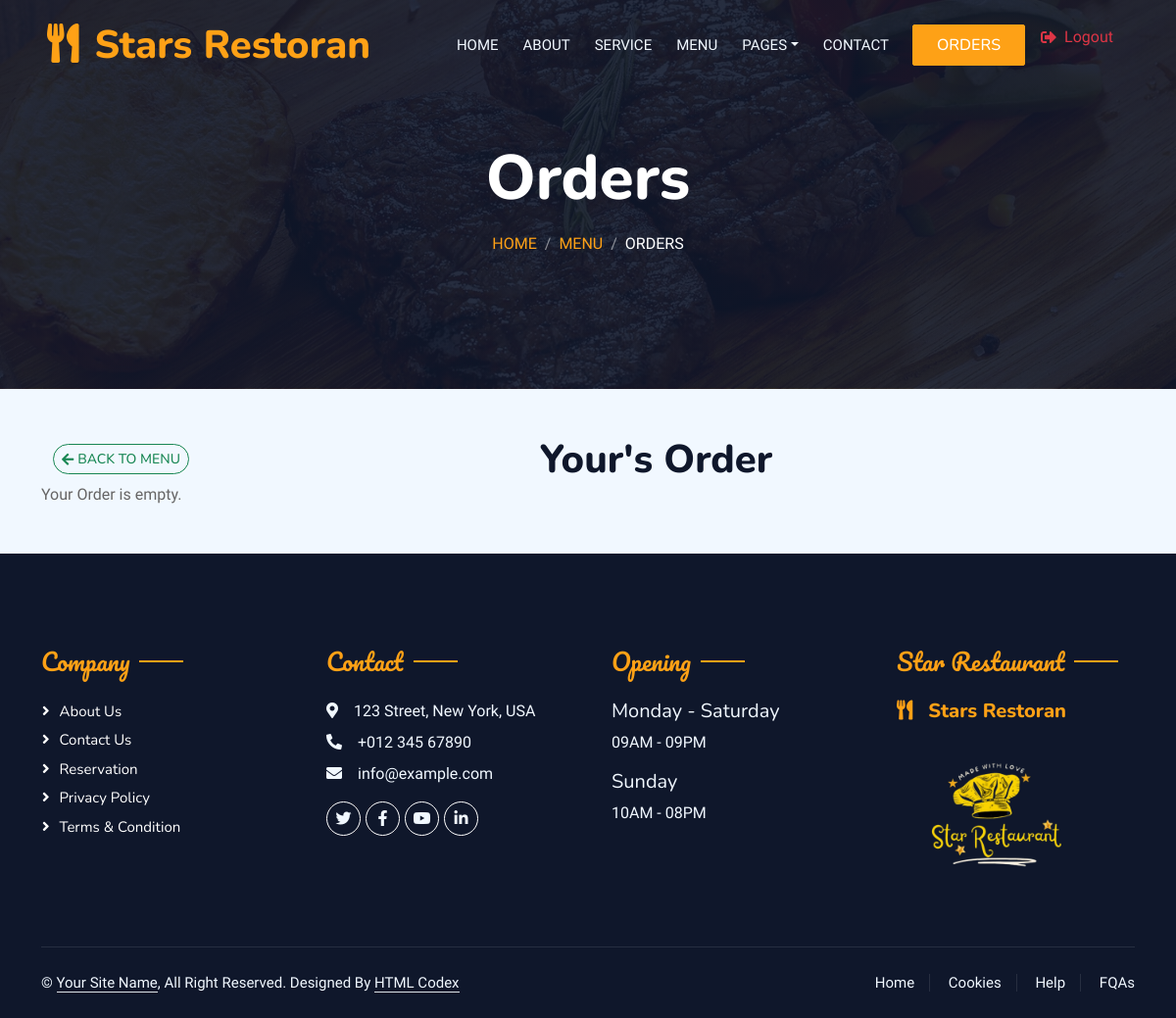
/stars/restaurant/order/ (signed in), run on an earlier commit of the app's database.
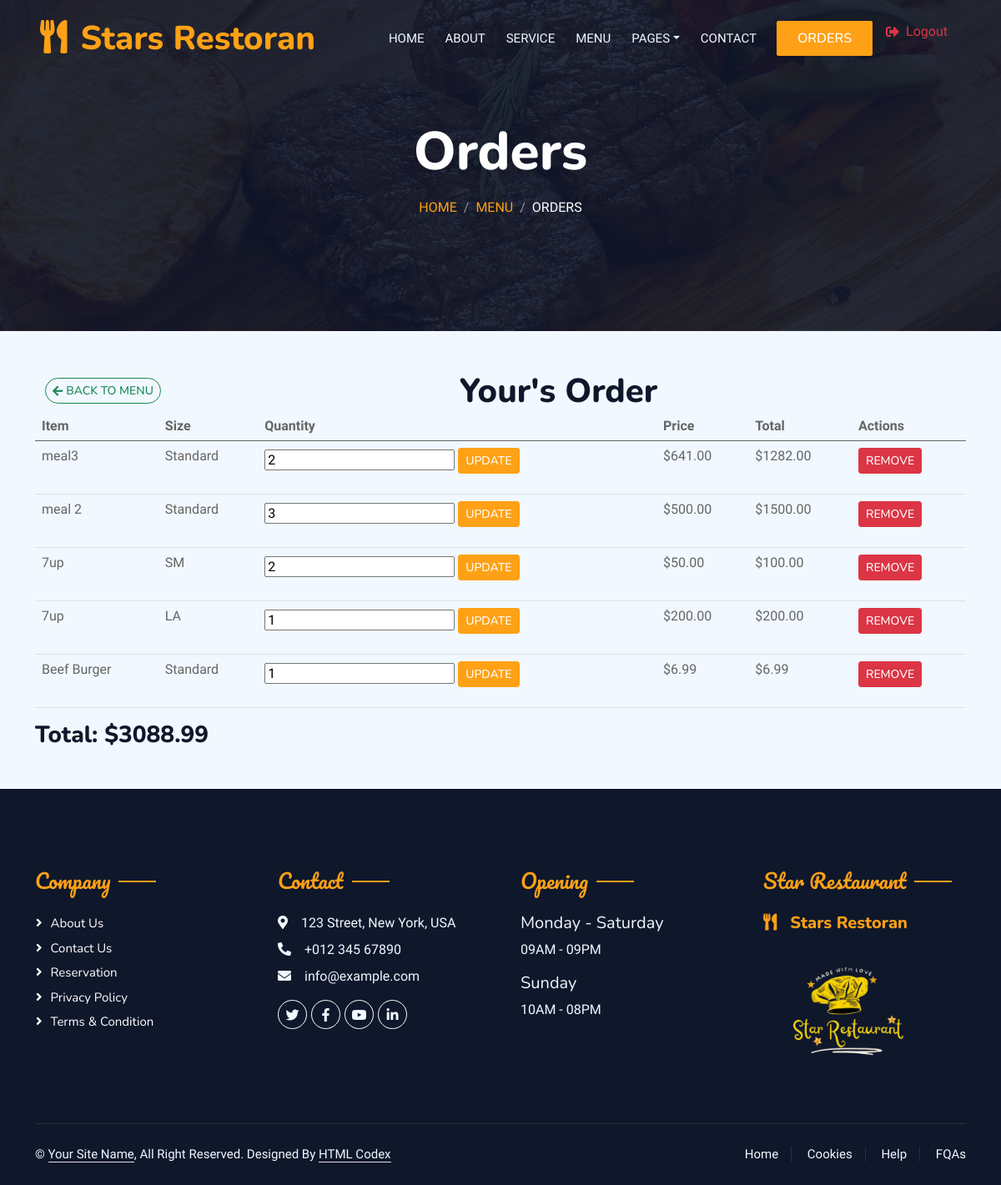
And on a later commit of the database.
### restaurant_app/models.py (models this page shows, shortened)
class CartItem(models.Model):
    cart = models.ForeignKey(Cart, related_name="cart_items", on_delete=models.CASCADE)
    content_type = models.ForeignKey(ContentType, on_delete=models.CASCADE) #This stores the type of model (e.g., Drinks, Meals, etc.).
    object_id = models.PositiveIntegerField()
    food_item = GenericForeignKey("content_type", "object_id") # This creates a dynamic reference to any food model using content_type and object_id.
    size = models.CharField(max_length=2, choices=SizePriceMixin.Size.choices, blank=True, null=True)
    quantity = models.PositiveIntegerField(default=1)
    added_at = models.DateTimeField(auto_now_add=True)

class Food(models.Model):
    name = models.CharField(max_length=255,blank=False,default='food')
    price = models.DecimalField(max_digits=6, decimal_places=2,default=0.0)
    image = models.ImageField(upload_to=upload_to_dynamic,default='defa/defa.png')
    description = models.CharField(max_length=255,blank=False,default='description')
    class Meta:
        abstract = True

class Grills(Food):
        def __str__(self):
         return f"{self.name}"

class SizePriceMixin(models.Model):
    class Size(models.TextChoices):
        SMALL = 'SM', 'Small'
        MEDIUM = 'ME', 'Medium'
        LARGE = 'LA', 'Large'
    size = models.CharField(max_length=2, choices=Size.choices, default=Size.SMALL)
    small_price = models.DecimalField(max_digits=6, decimal_places=2, default=0.0)
    medium_price = models.DecimalField(max_digits=6, decimal_places=2, default=0.0)
    large_price = models.DecimalField(max_digits=6, decimal_places=2, default=0.0)
    class Meta:
        abstract = True
    def get_price_by_size(self, size):
        if size == self.Size.SMALL:
            return self.small_price
        elif size == self.Size.MEDIUM:
            return self.medium_price
        elif size == self.Size.LARGE:
            return self.large_price
        return self.small_price

class Drinks(Food, SizePriceMixin):
    class TypeOfDrinks(models.TextChoices):
        HOT = 'HO', 'Hot'
        COLD = 'CO', 'Cold'
    type_of_drink = models.CharField(max_length=2, choices=TypeOfDrinks.choices, default=TypeOfDrinks.COLD)

class Meals(Food):
    def __str__(self):
        return f"{self.name}"

### restaurant_app/views.py (the view)
# urls.py: path('order/', views.cart, name='cart'),
@login_required
def cart(request):
    cart = Cart.objects.filter(user=request.user if request.user.is_authenticated else None).first()
    cart_items = CartItem.objects.filter(cart=cart) if cart else []
    name = request.user.first_name
    total_price = 0
    for item in cart_items:
        if item.food_item is None:
            continue
        item.has_price_by_size = hasattr(item.food_item, 'get_price_by_size') and item.size
        if item.has_price_by_size:
            item_price = item.food_item.get_price_by_size(item.size)  # Call method inside view
        else:
            item_price = item.food_item.price
        item.item_price = item_price
        item.total_price = item.quantity * item_price
        if isinstance(item.food_item, (Drinks, Salads)):
            item.display_size = item.size if item.size else "N/A"  # Show size if available
        else:
            item.display_size = "Standard"  # Default for other categories
        total_price += item.total_price
    breadcrumb_section_url = reverse('restaurant_app:menu', kwargs={'category': 'choose_as_you_like'})
    rest_detail = get_object_or_404(Rest_detail,pk =1)
    context = {
        'cart': cart,
        'cart_items': cart_items,
        'total_price': total_price,
        'page_title': 'Orders',
        'breadcrumb_section': 'Menu',
        'breadcrumb_active': 'Orders',
        'breadcrumb_section_url':breadcrumb_section_url,
        'rest_detail':rest_detail,
        'name':name,
    }
    return render(request, 'restaurant/cart.html', context)

### restaurant_app/templates/restaurant/cart.html (shortened to what this page needs)
{% extends 'restaurant/base_other.html' %}
{% block content %}
<link rel="stylesheet" href="https://cdnjs.cloudflare.com/ajax/libs/animate.css/4.1.1/animate.min.css">
<div class="container">
    <div class="container d-flex align-items-center wow fadeInUp" data-wow-delay="0.1s">
        <a href="{% url 'restaurant_app:menu' 'd' %}" class="btn btn-outline-success btn-sm rounded-pill d-flex align-items-center gap-1">
            <i class="fas fa-arrow-left"></i> Back to Menu
        </a>
        <div class="flex-grow-1 text-center">
            <h1 class="mb-0">{{ name|default:"Your" }}'s Order</h1>
        </div>
    </div>
    {% if cart_items %}
    <div class="table-responsive wow fadeInUp" data-wow-delay="0.2s">
        <table class="table">
            <thead>
                <tr>
                    <th>Item</th>
                    <th>Size</th>
                    <th>Quantity</th>
                    <th>Price</th>
                    <th>Total</th>
                    <th>Actions</th>
                </tr>
            </thead>
            <tbody>
                {% for item in cart_items %}
                <tr class="wow fadeInUp" data-wow-delay="0.3s">
                    <td>{{ item.food_item.name }}</td>
                    <td>{{ item.display_size }}</td>
                    <td>
                        <form method="post" action="{% url 'restaurant_app:update_cart_item' item.id %}">
                            <input type="number" name="quantity" value="{{ item.quantity }}" min="1">
                            <button type="submit" class="btn btn-sm btn-primary">Update</button>
                        </form>
                    </td>
                    <td>${{ item.item_price }}</td>
                    <td>${{ item.total_price }}</td>
                    <td>
                        <a href="{% url 'restaurant_app:remove_cart_item' item.id %}" class="btn btn-sm btn-danger">Remove</a>
                    </td>
                </tr>
                {% endfor %}
            </tbody>
        </table>
    </div>
    <h3 class="wow fadeInUp" data-wow-delay="0.4s">Total: ${{ total_price }}</h3>
    {% else %}
    <p class="wow fadeInUp" data-wow-delay="0.1s">Your Order is empty.</p>
    {% endif %}
</div>
{% endblock %}

What changed in the data, as far as the page shows it:
added CartItem: food_item.name "meal3", display_size "Standard", quantity "2", item_price "641.00", total_price "1282.00"
added CartItem: food_item.name "meal 2", display_size "Standard", quantity "3", item_price "500.00", total_price "1500.00"
added CartItem: food_item.name "7up", display_size "SM", quantity "2", item_price "50.00", total_price "100.00"
added CartItem: food_item.name "7up", display_size "LA", quantity "1", item_price "200.00", total_price "200.00"
added CartItem: food_item.name "Beef Burger", display_size "Standard", quantity "1", item_price "6.99", total_price "6.99"
Also different on the page:
{{ total_price }}: (not shown) → "3088.99"
text no longer shown: "Your Order is empty."
text now shown: "Item Size Quantity Price Total Actions Total: $"
